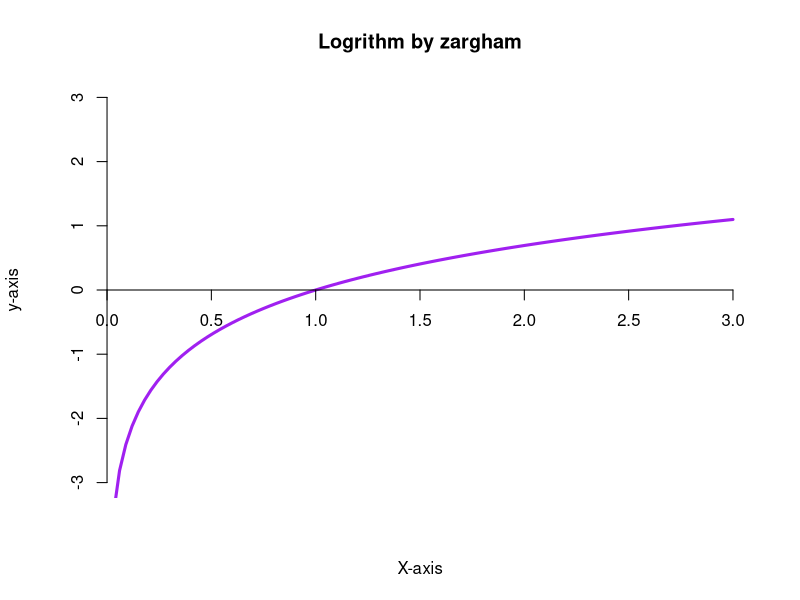

Write the R code that produced this figure.
# LOAD DATASETS PACKAGES ###################################

library(datasets)  # Load/unload base packages manually


# PLOT DATA WITH PLOT() ####################################

?plot  # Help for plot()

#Logarithmic plot

plot(log, 
     main="Logrithm by zargham",
     xlab="X-axis",
     ylab="y-axis",
     xlim = c(0,3),
     ylim=c(-3,3),
     axes=FALSE,
     lwd=3,
     col="purple",
)
#to make sure both axes intersect at origin
axis(1, pos=0)
axis(2, pos=0)


# CLEAN UP #################################################

# Clear packages
detach("package:datasets", unload = TRUE)

# Clear plots
dev.off()  # But only if there IS a plot

# Clear console
cat("\014")  # ctrl+L

# Clear mind :)

